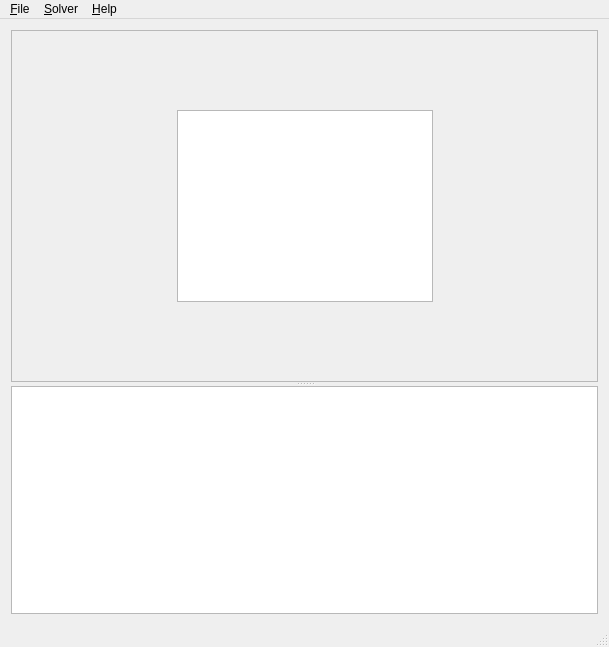
<?xml version="1.0" encoding="UTF-8"?>
<ui version="4.0">
 <class>MainWindow</class>
 <widget class="QMainWindow" name="MainWindow">
  <property name="geometry">
   <rect>
    <x>0</x>
    <y>0</y>
    <width>609</width>
    <height>647</height>
   </rect>
  </property>
  <property name="windowTitle">
   <string>Stevoku - Sudoku Solver</string>
  </property>
  <widget class="QWidget" name="centralWidget">
   <layout class="QVBoxLayout" name="verticalLayout">
    <item>
     <widget class="QSplitter" name="splitter">
      <property name="orientation">
       <enum>Qt::Vertical</enum>
      </property>
      <widget class="QFrame" name="frame">
       <property name="frameShape">
        <enum>QFrame::StyledPanel</enum>
       </property>
       <property name="frameShadow">
        <enum>QFrame::Raised</enum>
       </property>
       <layout class="QGridLayout" name="gridLayout">
        <item row="0" column="1">
         <spacer name="verticalSpacer">
          <property name="orientation">
           <enum>Qt::Vertical</enum>
          </property>
          <property name="sizeHint" stdset="0">
           <size>
            <width>20</width>
            <height>40</height>
           </size>
          </property>
         </spacer>
        </item>
        <item row="1" column="2">
         <spacer name="horizontalSpacer_2">
          <property name="orientation">
           <enum>Qt::Horizontal</enum>
          </property>
          <property name="sizeType">
           <enum>QSizePolicy::Expanding</enum>
          </property>
          <property name="sizeHint" stdset="0">
           <size>
            <width>40</width>
            <height>20</height>
           </size>
          </property>
         </spacer>
        </item>
        <item row="1" column="1">
         <widget class="PuzzleView" name="tableView">
          <property name="sizePolicy">
           <sizepolicy hsizetype="Expanding" vsizetype="Expanding">
            <horstretch>0</horstretch>
            <verstretch>0</verstretch>
           </sizepolicy>
          </property>
          <property name="minimumSize">
           <size>
            <width>0</width>
            <height>0</height>
           </size>
          </property>
          <property name="editTriggers">
           <set>QAbstractItemView::AnyKeyPressed|QAbstractItemView::DoubleClicked|QAbstractItemView::EditKeyPressed|QAbstractItemView::SelectedClicked</set>
          </property>
          <property name="showDropIndicator" stdset="0">
           <bool>false</bool>
          </property>
          <property name="dragDropOverwriteMode">
           <bool>false</bool>
          </property>
          <property name="selectionMode">
           <enum>QAbstractItemView::NoSelection</enum>
          </property>
          <property name="textElideMode">
           <enum>Qt::ElideNone</enum>
          </property>
          <property name="showGrid">
           <bool>false</bool>
          </property>
          <attribute name="horizontalHeaderVisible">
           <bool>false</bool>
          </attribute>
          <attribute name="verticalHeaderVisible">
           <bool>false</bool>
          </attribute>
         </widget>
        </item>
        <item row="1" column="0">
         <spacer name="horizontalSpacer">
          <property name="orientation">
           <enum>Qt::Horizontal</enum>
          </property>
          <property name="sizeType">
           <enum>QSizePolicy::Expanding</enum>
          </property>
          <property name="sizeHint" stdset="0">
           <size>
            <width>40</width>
            <height>20</height>
           </size>
          </property>
         </spacer>
        </item>
        <item row="2" column="1">
         <spacer name="verticalSpacer_2">
          <property name="orientation">
           <enum>Qt::Vertical</enum>
          </property>
          <property name="sizeHint" stdset="0">
           <size>
            <width>20</width>
            <height>40</height>
           </size>
          </property>
         </spacer>
        </item>
       </layout>
      </widget>
      <widget class="QTextEdit" name="txtLog">
       <property name="sizePolicy">
        <sizepolicy hsizetype="Expanding" vsizetype="Preferred">
         <horstretch>0</horstretch>
         <verstretch>0</verstretch>
        </sizepolicy>
       </property>
       <property name="undoRedoEnabled">
        <bool>false</bool>
       </property>
       <property name="readOnly">
        <bool>true</bool>
       </property>
      </widget>
     </widget>
    </item>
   </layout>
  </widget>
  <widget class="QMenuBar" name="menuBar">
   <property name="geometry">
    <rect>
     <x>0</x>
     <y>0</y>
     <width>609</width>
     <height>21</height>
    </rect>
   </property>
   <widget class="QMenu" name="menu_File">
    <property name="title">
     <string>&amp;File</string>
    </property>
    <addaction name="actionOpen"/>
    <addaction name="separator"/>
    <addaction name="actionE_xit"/>
   </widget>
   <widget class="QMenu" name="menu_Solver">
    <property name="title">
     <string>&amp;Solver</string>
    </property>
    <addaction name="action_Color_domains"/>
    <addaction name="action_Fill_in_single_domains"/>
    <addaction name="action_Solve"/>
    <addaction name="actionSet_checkpoint"/>
    <addaction name="action_Restore_checkpoint"/>
   </widget>
   <widget class="QMenu" name="menu_Help">
    <property name="title">
     <string>&amp;Help</string>
    </property>
    <addaction name="actionAbout_c_voku"/>
    <addaction name="actionAbout_Qt"/>
   </widget>
   <addaction name="menu_File"/>
   <addaction name="menu_Solver"/>
   <addaction name="menu_Help"/>
  </widget>
  <widget class="QStatusBar" name="statusBar"/>
  <action name="actionE_xit">
   <property name="text">
    <string>E&amp;xit</string>
   </property>
  </action>
  <action name="actionOpen">
   <property name="text">
    <string>Open...</string>
   </property>
  </action>
  <action name="actionAbout_c_voku">
   <property name="text">
    <string>About &amp;c-voku...</string>
   </property>
  </action>
  <action name="actionAbout_Qt">
   <property name="text">
    <string>About &amp;Qt...</string>
   </property>
  </action>
  <action name="action_Color_domains">
   <property name="checkable">
    <bool>true</bool>
   </property>
   <property name="checked">
    <bool>true</bool>
   </property>
   <property name="enabled">
    <bool>false</bool>
   </property>
   <property name="text">
    <string>&amp;Color domains</string>
   </property>
  </action>
  <action name="action_Fill_in_single_domains">
   <property name="enabled">
    <bool>false</bool>
   </property>
   <property name="text">
    <string>&amp;Fill in single domains</string>
   </property>
  </action>
  <action name="action_Solve">
   <property name="enabled">
    <bool>false</bool>
   </property>
   <property name="text">
    <string>&amp;Solve</string>
   </property>
  </action>
  <action name="actionSet_checkpoint">
   <property name="enabled">
    <bool>false</bool>
   </property>
   <property name="text">
    <string>Set &amp;checkpoint</string>
   </property>
  </action>
  <action name="action_Restore_checkpoint">
   <property name="enabled">
    <bool>false</bool>
   </property>
   <property name="text">
    <string>&amp;Restore checkpoint</string>
   </property>
  </action>
 </widget>
 <layoutdefault spacing="6" margin="11"/>
 <customwidgets>
  <customwidget>
   <class>PuzzleView</class>
   <extends>QTableView</extends>
   <header location="global">puzzleview.h</header>
  </customwidget>
 </customwidgets>
 <resources/>
 <connections>
  <connection>
   <sender>actionE_xit</sender>
   <signal>triggered()</signal>
   <receiver>MainWindow</receiver>
   <slot>close()</slot>
   <hints>
    <hint type="sourcelabel">
     <x>-1</x>
     <y>-1</y>
    </hint>
    <hint type="destinationlabel">
     <x>382</x>
     <y>217</y>
    </hint>
   </hints>
  </connection>
 </connections>
</ui>
